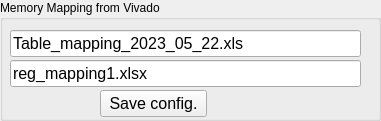
     <widget class="QGroupBox" name="groupBox_18">
      <property name="geometry">
       <rect>
        <x>30</x>
        <y>370</y>
        <width>381</width>
        <height>121</height>
       </rect>
      </property>
      <property name="title">
       <string>Memory Mapping from Vivado</string>
      </property>
      <widget class="QLineEdit" name="excel_path">
       <property name="geometry">
        <rect>
         <x>10</x>
         <y>30</y>
         <width>351</width>
         <height>27</height>
        </rect>
       </property>
       <property name="font">
        <font>
         <pointsize>12</pointsize>
        </font>
       </property>
       <property name="text">
        <string>Table_mapping_2023_05_22.xls</string>
       </property>
      </widget>
      <widget class="QLineEdit" name="excel_path_reg">
       <property name="geometry">
        <rect>
         <x>10</x>
         <y>60</y>
         <width>351</width>
         <height>27</height>
        </rect>
       </property>
       <property name="font">
        <font>
         <pointsize>12</pointsize>
        </font>
       </property>
       <property name="text">
        <string>reg_mapping1.xlsx</string>
       </property>
      </widget>
      <widget class="QPushButton" name="button_save_config">
       <property name="geometry">
        <rect>
         <x>100</x>
         <y>90</y>
         <width>107</width>
         <height>27</height>
        </rect>
       </property>
       <property name="font">
        <font>
         <pointsize>12</pointsize>
        </font>
       </property>
       <property name="text">
        <string>Save config.</string>
       </property>
      </widget>
     </widget>
